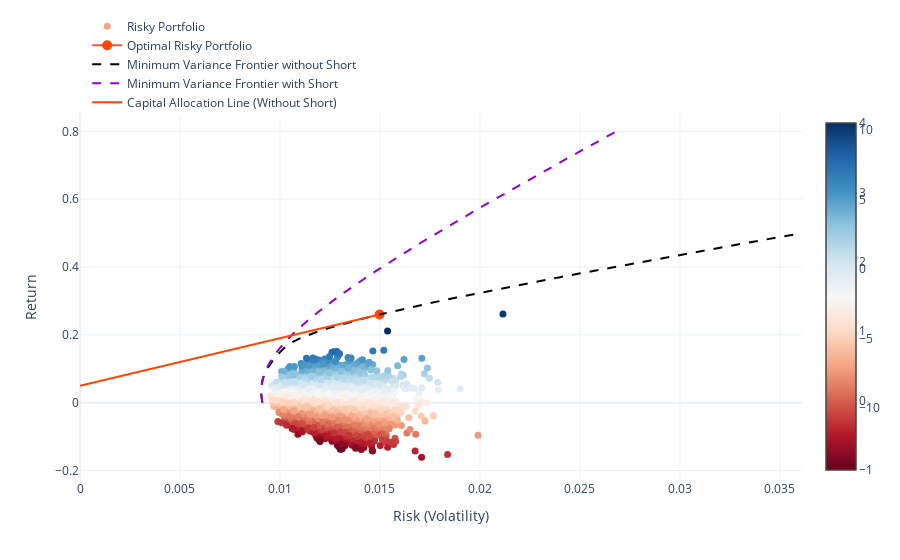

Source (notebook cell):
### Code cell
#-- Plot the risk vs. return of randomly generated portfolios
#- Convert the list from before into an array for easy plotting
mean_variance_pairs = np.array(mean_variance_pairs)
risk_free_rate=0.05 #-- Include risk free rate here for sharpe ratio

#-- Create Plot
import plotly.graph_objects as go
import plotly.offline as py
data1 = go.Scatter(x=mean_variance_pairs[:,1]**0.5, 
                   y=mean_variance_pairs[:,0], 
                   #- Add color scale for sharpe ratio   
                   marker=dict(color=(mean_variance_pairs[:,0]-risk_free_rate)/(mean_variance_pairs[:,1]**0.5), 
                                  showscale=True, 
                                  size=7,
#                                  line=dict(width=1),
                                  colorscale="RdBu"#,
 #                                 colorbar=dict(title="Sharpe<br>Ratio")
                                 ), 
                   mode='markers',
                   name="Risky Portfolio")

data2 = go.Scatter(x=[0.014979],
                   y=[0.26],
                   marker=dict(color=['orangered'],
                              showscale=True,
                              size=10),
                   name="Optimal Risky Portfolio")
#- Add title/labels
layout = dict(template='plotly_white',
                  xaxis=dict(title='Risk (Volatility)'),
                  yaxis=dict(title='Return'),
                  #title='Minimal Variance Frontier of Growth Stocks - China',
                  legend=dict(yanchor="bottom", xanchor="left", y=0.99, x=0.01))
#                  coloraxis_colorbar=dict(title="Sharpe Ratio"))

frontier = go.Scatter(x=risk,
                      y=ret,
                      mode="lines",
                      line=dict(color='black',
                                dash='dash'),
                      name="Minimum Variance Frontier without Short")

frontier2 = go.Scatter(x=risk2,
                       y=ret2,
                       mode="lines",
                       line=dict(color='darkviolet',
                                dash='dash'),
                       name="Minimum Variance Frontier with Short")

CAL = go.Scatter(x=[0, 0.014979],
                 y=[0.05, 0.26],
                 line=dict(color='orangered',
                           dash='solid'),
                 mode='lines',
                 name='Capital Allocation Line (Without Short)')
fig=go.Figure(data=[data1,data2, frontier, frontier2, CAL],layout=layout)
py.iplot(fig)

### Figure 1 — Plotly figure (JSON) as saved in the notebook; plotly's stock layout.template omitted (floating-point values rounded to 4 significant figures; data arrays with more than 128 entries replaced by an {"elided": "..."} marker saying what was removed)
{"data": [{"marker": {"color": {"elided": "5000 float values"}, "colorscale": [[0, "rgb(103,0,31)"], [0.1, "rgb(178,24,43)"], [0.2, "rgb(214,96,77)"], [0.3, "rgb(244,165,130)"], [0.4, "rgb(253,219,199)"], [0.5, "rgb(247,247,247)"], [0.6, "rgb(209,229,240)"], [0.7, "rgb(146,197,222)"], [0.8, "rgb(67,147,195)"], [0.9, "rgb(33,102,172)"], [1, "rgb(5,48,97)"]], "showscale": true, "size": 7}, "mode": "markers", "name": "Risky Portfolio", "type": "scatter", "x": {"elided": "5000 float values"}, "y": {"elided": "5000 float values"}}, {"marker": {"color": ["orangered"], "showscale": true, "size": 10}, "name": "Optimal Risky Portfolio", "type": "scatter", "x": [0.01498], "y": [0.26]}, {"line": {"color": "black", "dash": "dash"}, "mode": "lines", "name": "Minimum Variance Frontier without Short", "type": "scatter", "x": [0.009116, 0.009083, 0.009063, 0.009054, 0.009058, 0.009074, 0.009102, 0.009144, 0.009202, 0.009275, 0.009362, 0.009464, 0.00958, 0.009709, 0.009854, 0.01002, 0.01019, 0.0104, 0.01067, 0.01102, 0.01144, 0.01191, 0.01244, 0.01302, 0.01364, 0.01429, 0.01498, 0.0157, 0.01645, 0.01722, 0.01802, 0.01883, 0.01966, 0.02051, 0.02137, 0.02224, 0.02312, 0.02401, 0.0249, 0.02581, 0.02672, 0.02763, 0.02856, 0.02948, 0.03042, 0.03136, 0.0323, 0.03324, 0.03419, 0.03515, 0.0361], "y": [0, 0.01, 0.02, 0.03, 0.04, 0.05, 0.06, 0.07, 0.08, 0.09, 0.1, 0.11, 0.12, 0.13, 0.14, 0.15, 0.16, 0.17, 0.18, 0.19, 0.2, 0.21, 0.22, 0.23, 0.24, 0.25, 0.26, 0.27, 0.28, 0.29, 0.3, 0.31, 0.32, 0.33, 0.34, 0.35, 0.36, 0.37, 0.38, 0.39, 0.4, 0.41, 0.42, 0.43, 0.44, 0.45, 0.46, 0.47, 0.48, 0.49, 0.5]}, {"line": {"color": "darkviolet", "dash": "dash"}, "mode": "lines", "name": "Minimum Variance Frontier with Short", "type": "scatter", "x": [0.009116, 0.009083, 0.009063, 0.009054, 0.009058, 0.009073, 0.0091, 0.009139, 0.00919, 0.009252, 0.009325, 0.009409, 0.009504, 0.009609, 0.009724, 0.009849, 0.009983, 0.01013, 0.01028, 0.01044, 0.0106, 0.01078, 0.01096, 0.01115, 0.01134, 0.01154, 0.01175, 0.01196, 0.01218, 0.0124, 0.01263, 0.01286, 0.0131, 0.01334, 0.01358, 0.01383, 0.01408, 0.01433, 0.01459, 0.01485, 0.01511, 0.01537, 0.01564, 0.01591, 0.01618, 0.01645, 0.01673, 0.01701, 0.01728, 0.01757, 0.01785, 0.01813, 0.01842, 0.0187, 0.01899, 0.01928, 0.01957, 0.01986, 0.02016, 0.02045, 0.02075, 0.02104, 0.02134, 0.02164, 0.02194, 0.02224, 0.02254, 0.02284, 0.02314, 0.02345, 0.02375, 0.02405, 0.02436, 0.02466, 0.02497, 0.02528, 0.02558, 0.02589, 0.0262, 0.02651, 0.02682], "y": [0, 0.01, 0.02, 0.03, 0.04, 0.05, 0.06, 0.07, 0.08, 0.09, 0.1, 0.11, 0.12, 0.13, 0.14, 0.15, 0.16, 0.17, 0.18, 0.19, 0.2, 0.21, 0.22, 0.23, 0.24, 0.25, 0.26, 0.27, 0.28, 0.29, 0.3, 0.31, 0.32, 0.33, 0.34, 0.35, 0.36, 0.37, 0.38, 0.39, 0.4, 0.41, 0.42, 0.43, 0.44, 0.45, 0.46, 0.47, 0.48, 0.49, 0.5, 0.51, 0.52, 0.53, 0.54, 0.55, 0.56, 0.57, 0.58, 0.59, 0.6, 0.61, 0.62, 0.63, 0.64, 0.65, 0.66, 0.67, 0.68, 0.69, 0.7, 0.71, 0.72, 0.73, 0.74, 0.75, 0.76, 0.77, 0.78, 0.79, 0.8]}, {"line": {"color": "orangered", "dash": "solid"}, "mode": "lines", "name": "Capital Allocation Line (Without Short)", "type": "scatter", "x": [0, 0.01498], "y": [0.05, 0.26]}], "layout": {"legend": {"x": 0.01, "xanchor": "left", "y": 0.99, "yanchor": "bottom"}, "xaxis": {"title": {"text": "Risk (Volatility)"}}, "yaxis": {"title": {"text": "Return"}}}}
